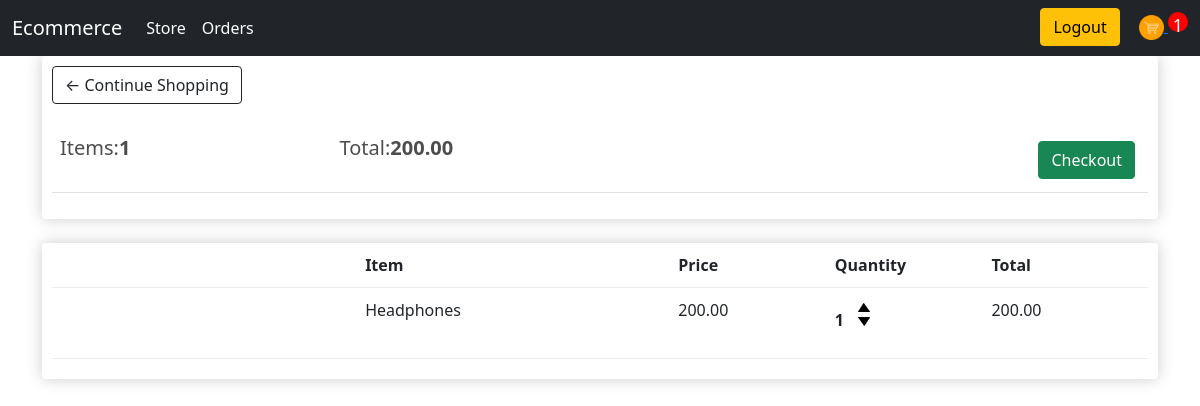
Screenshot of /cart/ (signed in) with the database file from the repository.
### store/models.py (models this page shows, shortened)
class Order(models.Model):
    customer = models.ForeignKey(Customer,on_delete=models.SET_NULL, null=True,blank=True)
    date_ordered = models.DateTimeField(auto_now_add=True)
    complete = models.BooleanField(default=False,null=True, blank=False)
    transaction_id = models.CharField(max_length=100, null = True)
    @property
    def get_cart_total(self):
        orderitems = self.orderitem_set.all()
        total = sum([item.get_total for item in orderitems])
        return total
    @property
    def get_cart_items(self):
        orderitems = self.orderitem_set.all()
        total = sum([item.quantity for item in orderitems])
        return total

class OrderItem(models.Model):
    product = models.ForeignKey(Product,on_delete=models.SET_NULL, null=True)
    order = models.ForeignKey(Order,on_delete=models.SET_NULL,null=True)
    quantity = models.IntegerField(default=0, null=True,blank=True)
    date_added = models.DateTimeField(auto_now_add=True)
    @property
    def get_total(self):
        total = self.product.price * self.quantity
        return total

class Product(models.Model):
    name = models.CharField(max_length=200, null=True)
    price = models.DecimalField(max_digits=7,decimal_places=2)
    digital = models.BooleanField(default=False,null=True,blank=False)
    image = models.ImageField(null=True,blank=True)
    @property
    def imageURL(self):
        try:
            url = self.image.url
        except:
            url = ''
        return url

### store/views.py (the view)
# urls.py: path('cart/',views.cart,name='cart'),
def cart(request):
    if request.user.is_authenticated:
        customer = request.user.customer
        order, created = Order.objects.get_or_create(
            customer=customer, complete=False)
        items = order.orderitem_set.all()
        cartItems = order.get_cart_items
    else:
        cookieData = cookieCart(request)
        items = cookieData['items']
        order = cookieData['order']
        cartItems = cookieData['cartItems']
    context = {'items': items, 'order': order, 'cartItems': cartItems}
    return render(request, 'store/cart.html', context)

### store/templates/store/cart.html
{%extends 'store/main.html'%}
{%load static%}
{%block content%}
    <div class="row">
        <div class="col-lg-12">
            <div class="box-element">
                <a class="btn btn-outline-dark" href="{%url 'store'%}">&#x2190; Continue Shopping</a>
                <br>
                <br>
                <table class="table">
                    <tr>
                        <th><h5>Items:<strong>{{order.get_cart_items}}</strong></h5></th>
                        <th><h5>Total:<strong>{{order.get_cart_total|floatformat:2}}</strong></h5></th>
                        <th>
                            <a style="float:right; margin:5px" class="btn btn-success" href="{% url 'checkout'%}">Checkout</a>
                        </th>
                    </tr>
                </table>
            </div>
            <br>
            <div class="box-element">
                <div class="cart-row">
                    <div style="flex:2"></div>
                    <div style="flex:2"><strong>Item</strong></div>
                    <div style="flex:1"><strong>Price</strong></div>
                    <div style="flex:1"><strong>Quantity</strong></div>
                    <div style="flex:1"><strong>Total</strong></div>
                </div>
                {%for item in items%}
                <div class="cart-row">
                    <div style="flex:2"><img class="row-image" src="{{item.product.imageURL}}" alt=""></div>
                    <div style="flex:2">{{item.product.name}}</div>
                    <div style="flex:1">{{item.product.price|floatformat:2}}</div>
                    <div style="flex:1">
                        <p class="quantity">{{item.quantity}}</p>
                        <div class="quantity">
                            <img data-product={{item.product.id}} data-action="add" class="chg-quantity update-cart" src="{%static 'images/arrow-up.png'%}">
                            <img data-product={{item.product.id}} data-action="remove" class="chg-quantity update-cart" src="{%static 'images/arrow-down.png'%}">
                        </div>
                    </div>
                    <div style="flex:1">{{item.get_total|floatformat:2}}</div>
                </div>
                {%endfor%}
            </div>
        </div>
    </div>
{%endblock%}

### static/css/main.css (style rules this page uses)
body { background-color: hsl(0, 0%, 98%); }
h1,h2,h3,h4,h5,h6 { color:hsl(0, 0%, 30%); }
.box-element { box-shadow:hsl(0, 0%, 80%) 0 0 16px; background-color: #fff; border-radius: 4px; padding: 10px; }
.col-lg-4, .col-lg-6, .col-lg-8, .col-lg-12 { margin-top: 10px; }
.cart-row { display: flex; align-items: flex-stretch; padding-bottom: 10px; margin-bottom: 10px; border-bottom: 1px solid #ececec; }
.quantity { display: inline-block; font-weight: 700; padding-right:10px; }
.chg-quantity { width: 12px; cursor: pointer; display: block; margin-top: 5px; transition:.1s; }

### rows the page displays
Order: get_cart_items "1", get_cart_total "200.00"
OrderItem: product.name "Headphones", product.price "200.00", quantity "1", get_total "200.00"

### other values shown
{{ cartItems }} "1"
